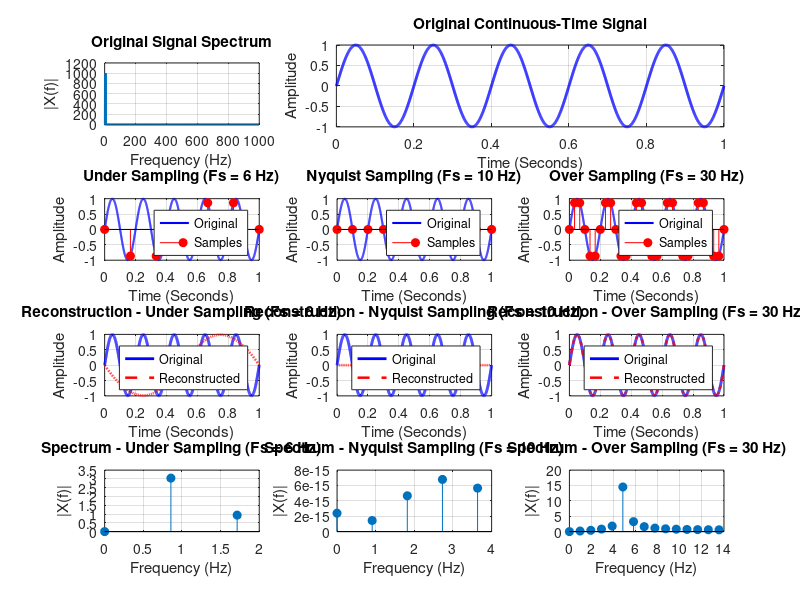

Recreate this plot in MATLAB.
%%%%%%%%%%%%%%%%%%%%%%%%%%%%%%%%%%%%%%%%%%%%%%%%%%%%%%%%%%%%%%%%%%%%%%%%%%%
% PROGRAM: Sampling Theorem Demonstration
%
% Objective:
%   To verify the Sampling Theorem by sampling a sinusoidal signal at
%   three different sampling frequencies:
%       1. Below Nyquist Rate  (Aliasing)
%       2. At Nyquist Rate
%       3. Above Nyquist Rate  (Oversampling)
%
% Software : GNU Octave
%%%%%%%%%%%%%%%%%%%%%%%%%%%%%%%%%%%%%%%%%%%%%%%%%%%%%%%%%%%%%%%%%%%%%%%%%%%

clc;
clear;
close all;

%% ===================================================================== %%
%                         SIGNAL PARAMETERS
%% ===================================================================== %%

A = 1;                  % Signal amplitude
f_signal = 5;           % Analog signal frequency (Hz)
duration = 1;           % Signal duration (seconds)

% High-resolution time axis (approximates continuous-time signal)
t = 0:0.0005:duration;

% Original analog signal
x = A*sin(2*pi*f_signal*t);

% Nyquist sampling frequency
Fs_nyquist = 2*f_signal;

fprintf('Signal Frequency : %.2f Hz\n',f_signal);
fprintf('Nyquist Rate     : %.2f Hz\n\n',Fs_nyquist);

%% ===================================================================== %%
%                     SAMPLING FREQUENCIES
%% ===================================================================== %%

Fs = [6 10 30];

titles = {...
    'Under Sampling (Fs = 6 Hz)',...
    'Nyquist Sampling (Fs = 10 Hz)',...
    'Over Sampling (Fs = 30 Hz)'};

%% ===================================================================== %%
%                     CREATE A SINGLE FIGURE
%% ===================================================================== %%

figure('Name','Sampling Theorem Demonstration',...
       'NumberTitle','off');

%% ===================================================================== %%
%                     ORIGINAL ANALOG SIGNAL
%% ===================================================================== %%

subplot(4,3,[2 3])

plot(t,x,'b','LineWidth',2)

grid on

title('Original Continuous-Time Signal')
xlabel('Time (Seconds)')
ylabel('Amplitude')

%% ===================================================================== %%
%                 LOOP THROUGH ALL SAMPLING CASES
%% ===================================================================== %%

for k = 1:3

    %-------------------------------------------------------------
    % Sampling
    %-------------------------------------------------------------

    fs = Fs(k);

    ts = 0:1/fs:duration;

    xs = A*sin(2*pi*f_signal*ts);

    %-------------------------------------------------------------
    % Signal Reconstruction
    %-------------------------------------------------------------

    xr = interp1(ts,xs,t,'spline');

    %-------------------------------------------------------------
    % Frequency Spectrum
    %-------------------------------------------------------------

    N = length(xs);

    X = abs(fft(xs));

    freq = (0:N-1)*(fs/N);

    %% ========================================================= %%
    % Sampled Signal
    %% ========================================================= %%

    subplot(4,3,3+k)

    plot(t,x,'b','LineWidth',1.5)

    hold on

    stem(ts,xs,'r','filled')

    grid on

    title(titles{k})

    xlabel('Time (Seconds)')
    ylabel('Amplitude')

    legend('Original','Samples')

    %% ========================================================= %%
    % Reconstructed Signal
    %% ========================================================= %%

    subplot(4,3,6+k)

    plot(t,x,'b','LineWidth',2)

    hold on

    plot(t,xr,'r--','LineWidth',1.8)

    grid on

    title(['Reconstruction - ',titles{k}])

    xlabel('Time (Seconds)')
    ylabel('Amplitude')

    legend('Original','Reconstructed')

    %% ========================================================= %%
    % Sampled Signal Spectrum
    %% ========================================================= %%

    subplot(4,3,9+k)

    stem(freq(1:floor(N/2)),...
         X(1:floor(N/2)),...
         'filled')

    grid on

    title(['Spectrum - ',titles{k}])

    xlabel('Frequency (Hz)')
    ylabel('|X(f)|')

end

%% ===================================================================== %%
%                     ORIGINAL SIGNAL SPECTRUM
%% ===================================================================== %%

N = length(x);

X = abs(fft(x));

freq = (0:N-1)/(N*(t(2)-t(1)));

subplot(4,3,1)

plot(freq(1:N/2),...
     X(1:N/2),...
     'LineWidth',2)

grid on

title('Original Signal Spectrum')

xlabel('Frequency (Hz)')
ylabel('|X(f)|')

%% ===================================================================== %%
%                           END OF PROGRAM
%% ===================================================================== %%

disp('Sampling Theorem Demonstration Completed Successfully.');
